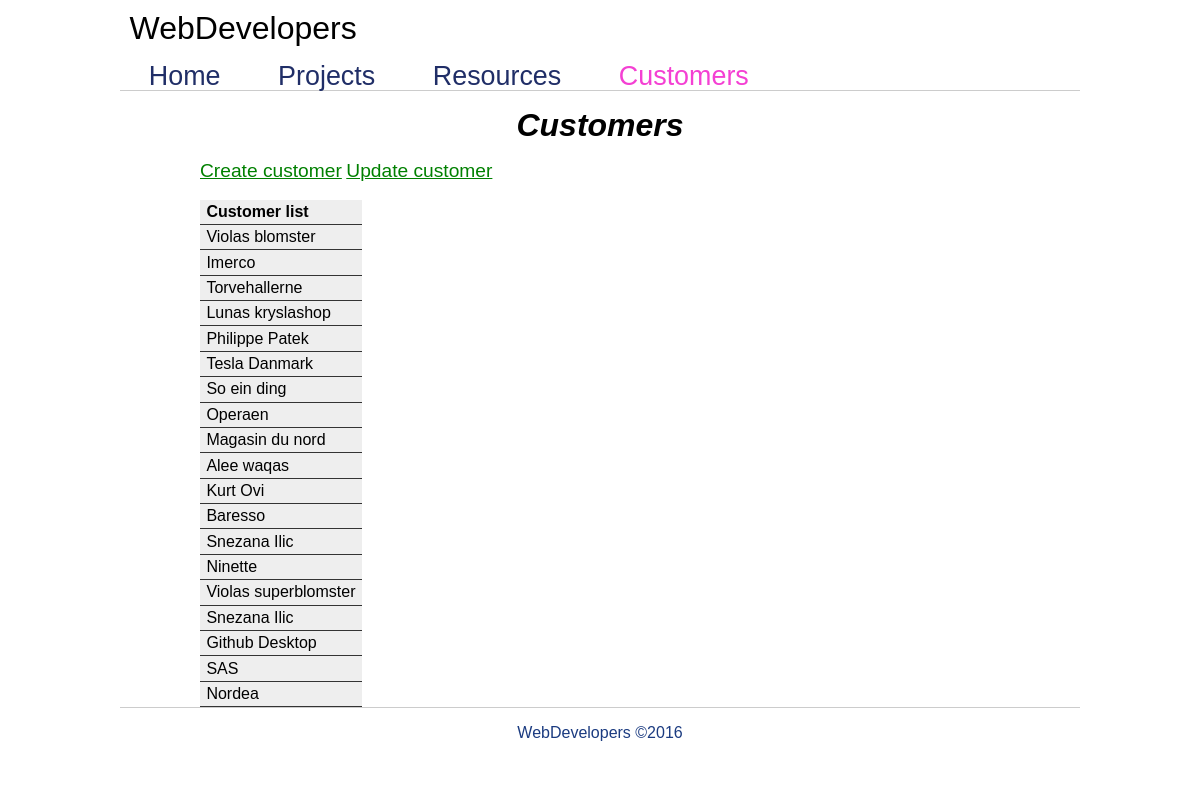
/customer.php, run on an earlier commit of the app's database.
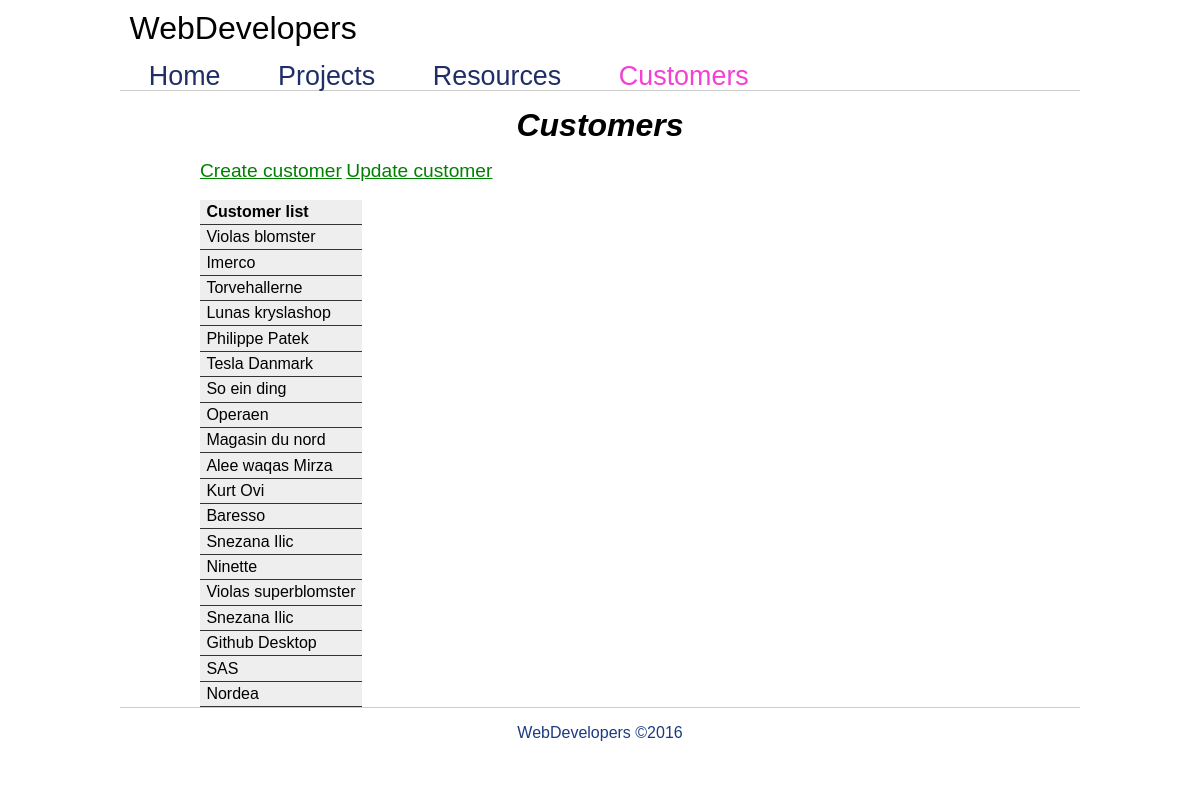
And on a later commit of the database.
### tables this page shows
CREATE TABLE `customer` (
  `customer_id` int(11) NOT NULL,
  `customer_name` varchar(45) NOT NULL,
  `customer_adress` varchar(45) NOT NULL,
  `c_contactName` varchar(45) NOT NULL,
  `c_contactPhone` int(8) NOT NULL,
  `cityzip_cityzip_id` int(11) NOT NULL
);

### customer.php (the view, shortened to what this page needs)
<?php
    include 'includes/header.php';
?>
<?php include 'includes/menu.php'; ?>
<div class="wrapper">
<div id="content">
<h1>Customers</h1>
<a href="createcustomer.php">Create customer</a>
<a href="updatecustomer.php">Update customer</a> <br> <br>
	<table>
<thead>
	<tr>
		<th colspan="2">Customer list</th>
	</tr>
</thead>
	<?php require_once 'conn.php';
		$stmt = $link->prepare("SELECT customer_name, customer_id
								FROM customer");
		$stmt->execute();
		$stmt->bind_result($customername, $cid );
		while($stmt->fetch()) {
		echo '<tr><td colspan="2">'.$customername.'</td></tr>';
		}
	?>
</table>
</div>
<?php include 'includes/footer.php'; ?>
</div>
</body>
</html>

What changed in the data, as far as the page shows it:
changed customer: customer_name "Alee waqas" → "Alee waqas Mirza"
